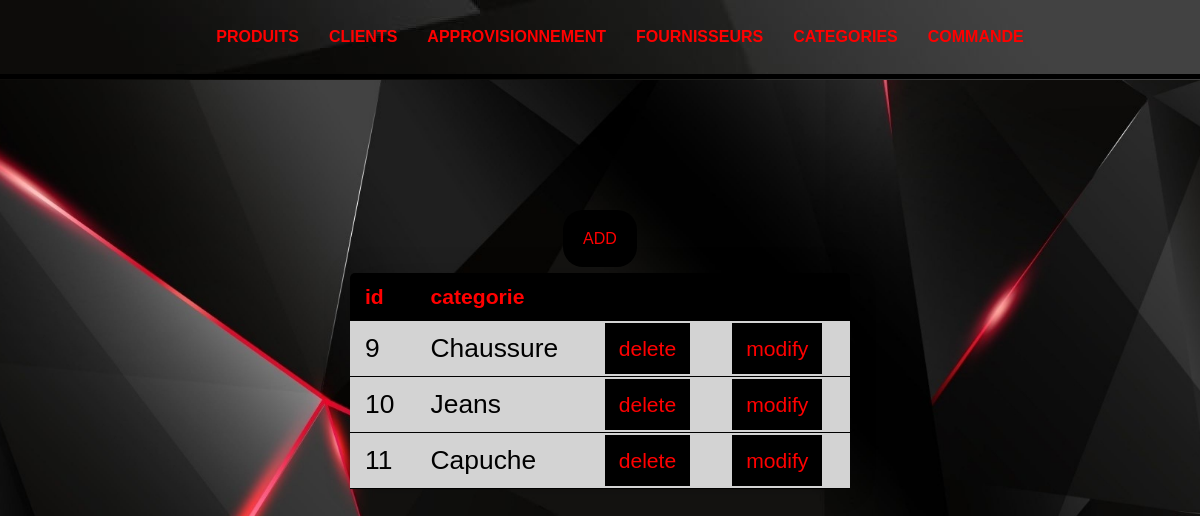
/pages/fetchcat.php, run on the app's committed database.
### tables this page shows
CREATE TABLE `categorie` (
  `id` int(2) NOT NULL,
  `intitule` varchar(40) NOT NULL
);

### pages/fetchcat.php (the view, shortened to what this page needs)
<html>
        <body>
            <section class="navbar">
                <nav>
                    <ul>
                    <li><a href="fetchProduit.php">PRODUITS</a></li>
                        <li><a href="fetchclients.php">CLIENTS</a></li>
                        <li><a href="fetchApprov.php">APPROVISIONNEMENT</a></li>
                        <li><a href="fetchfours.php">FOURNISSEURS</a></li>
                        <li><a href="fetchcat.php">CATEGORIES</a></li>
                        <li><a href="fetchCommande.php">COMMANDE</a></li>
                    </ul>
                </nav>
            </section>
            <body>
                <center>
                <?php
        try {
            $bdd = new PDO('mysql:host=localhost;dbname=projet_web', 'root', ''); }
            catch(PDOException $e)
        {
            echo $e->getMessage();
        }
        $result=$bdd->query("SELECT * FROM `categorie`  ");
        echo "<table class=","content-table",">";
        echo   "<thead>";
        echo   "<tr>";
        echo "<th>id</th>";
        echo "<th>categorie</th>";
        echo "<th></th>";
        echo "<th></th>";
        echo   "</thead>";
        echo   "<tbody>";
        while ($row = $result->fetch(PDO::FETCH_NUM)) {
            echo    "<tr>";
            echo "<td>".$row[0]."</td> ";
            echo "<td>".$row[1]."</td> ";
            echo "<td><a href=","deletecategorie.php?ref=".$row[0].""," id=","delete",">delete</a></td>";
            echo "<td><a href=","modifycategorie.php?ref=".$row[0].""," id=","modify",">modify</a></td>";
            echo    "</tr>";
        }
        echo   "</tbody>";
?>
    <a href="insertCategorie.php" id="ajouter">ADD</a>
                </center>
            </body>
</html>

### pages/fetchcat.php (style rules this page uses)
body { font-family: 'Montserrat', sans-serif; padding: auto; margin: auto; background : url(images/m.jpg) no-repeat center center fixed; -webkit-background-size: cover; -moz-background-size: cover; -o-background-size: cover; background-size: cover; }
center { padding-top: 150px; }
.content-table { border-collapse: collapse; margin: 25px 0; font-size: 1.65em; min-width: 500px; border-radius: 5px 5px 0 0; overflow: hidden; box-shadow: 0 0 28px rgb(0,0,0,0.15); }
.content-table thead tr { background-color: Black; color: red; text-align: left; font-weight: bold; font-size:0.8em; }
.content-table td, .content-table th { padding: 12px 15px; }
.content-table tbody tr { border-bottom: 1.5px black solid; background-color: LightGrey ; }
.navbar { margin: 0px; height: 80px; background-image : url(images/m.jpg); }
.navbar nav { display:flex; flex-wrap:wrap; justify-content: center; align-items: center; border-bottom: 5px solid black; }
.navbar nav ul { list-style-type: none; display: flex; }
.navbar nav ul li { padding: 12px 15px; text-decoration: none; }
.navbar nav ul li a { font-weight:bold; text-decoration: none; color: red; transition: 0.3s ease; }
#delete { padding: 14px 14px 14px 14px; text-decoration: none; color: red; background: black; font-size: 0.8em; transition: 0.3s ease; }
#ajouter { padding: 20px 20px 20px 20px; text-decoration: none; color: red; background: black; font-size: 1em; transition: 0.3s ease; border-radius: 20px; }
#modify { padding: 14px 14px 14px 14px; text-decoration: none; color: red; background: black; font-size: 0.8em; transition: 0.3s ease; }

### data on the page
categorie: id "9", intitule "Chaussure"
categorie: id "10", intitule "Jeans"
categorie: id "11", intitule "Capuche"
